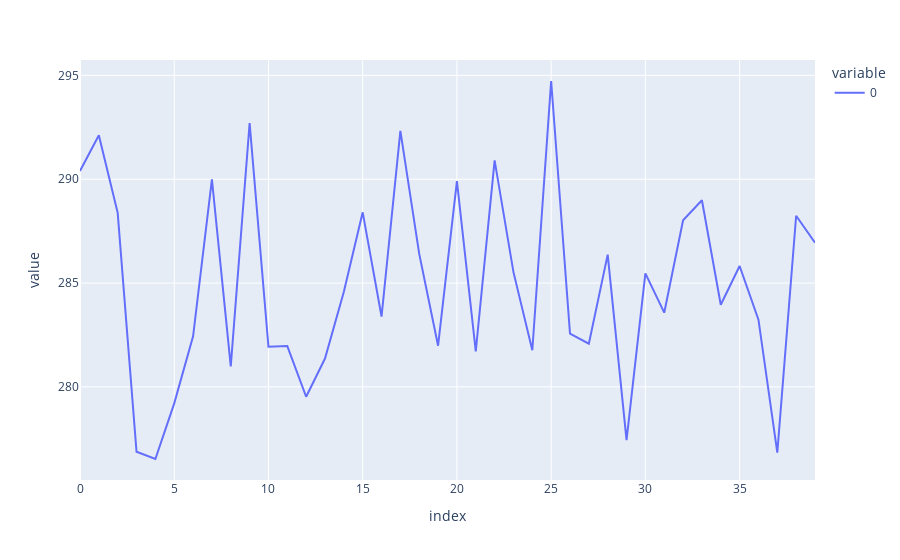

The notebook cell saved with this chart:
### Code cell
#Exercise 6.1
D = np.empty((40,10))
for c in range(10):
    for r in range(40):
        D[r,c]=np.linalg.norm( np.random.randint(0,50,100).reshape(10,10))

Da = np.average(D, axis=1)

pt.line(Da)

### Figure 1 — Plotly figure (JSON) as saved in the notebook; plotly's stock layout.template omitted (floating-point values rounded to 4 significant figures)
{"data": [{"hovertemplate": "variable=0<br>index=%{x}<br>value=%{y}<extra></extra>", "legendgroup": "0", "line": {"color": "#636efa", "dash": "solid"}, "marker": {"symbol": "circle"}, "mode": "lines", "name": "0", "orientation": "v", "showlegend": true, "type": "scatter", "x": [0, 1, 2, 3, 4, 5, 6, 7, 8, 9, 10, 11, 12, 13, 14, 15, 16, 17, 18, 19, 20, 21, 22, 23, 24, 25, 26, 27, 28, 29, 30, 31, 32, 33, 34, 35, 36, 37, 38, 39], "xaxis": "x", "y": [290.4, 292.1, 288.4, 276.9, 276.5, 279.2, 282.4, 290.0, 281.0, 292.7, 281.9, 282.0, 279.5, 281.4, 284.6, 288.4, 283.4, 292.3, 286.4, 282.0, 289.9, 281.7, 290.9, 285.5, 281.8, 294.7, 282.6, 282.1, 286.4, 277.4, 285.5, 283.6, 288.0, 289.0, 284.0, 285.8, 283.2, 276.8, 288.2, 286.9], "yaxis": "y"}], "layout": {"legend": {"title": {"text": "variable"}, "tracegroupgap": 0}, "margin": {"t": 60}, "xaxis": {"anchor": "y", "domain": [0, 1], "title": {"text": "index"}}, "yaxis": {"anchor": "x", "domain": [0, 1], "title": {"text": "value"}}}}
